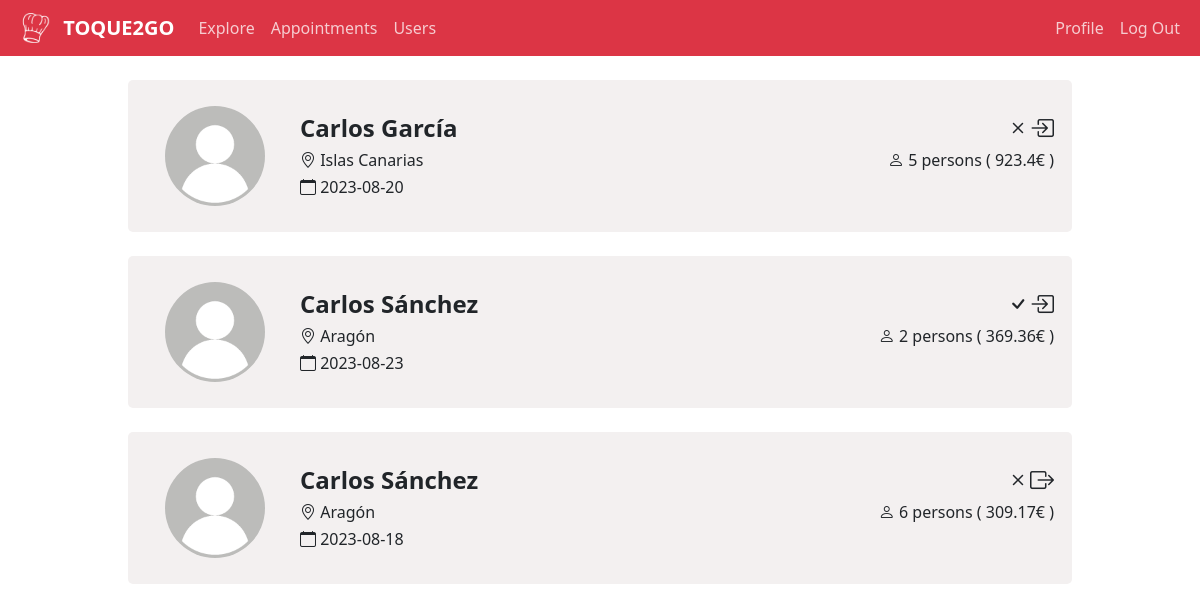
/appointments (signed in), run on the app's committed database.
### tables this page shows
CREATE TABLE 'appointments' ('id' INTEGER PRIMARY KEY AUTOINCREMENT NOT NULL, 'client_id' INTEGER NOT NULL, 'user_id' INTEGER NOT NULL, 'date' DATETIME NOT NULL, 'people' INTEGER NOT NULL, 'status' TEXT NOT NULL DEFAULT 'waiting', 'cost'  NUMERIC NOT NULL  );

CREATE TABLE 'users' ('id' INTEGER PRIMARY KEY AUTOINCREMENT NOT NULL, 'email' TEXT NOT NULL, 'name' TEXT NOT NULL, 'surname' TEXT NOT NULL, 'hash' TEXT NOT NULL,'location' TEXT NOT NULL, 'profile' TEXT NOT NULL DEFAULT 'default', 'banner' TEXT NOT NULL DEFAULT 'default', 'membership' TEXT NOT NULL DEFAULT 'free', 'role' TEXT NOT NULL DEFAULT 'client');

### app.py (the view)
@app.route("/appointments", methods=["GET", "POST"])
@login_required
def appointments():
    info = checkUserInfo()
    appointments = db.execute("SELECT * FROM users JOIN appointments ON appointments.client_id == users.id WHERE appointments.user_id == ?", session["user_id"])
    appointmentsSend = db.execute("SELECT * FROM users JOIN appointments ON appointments.user_id == users.id WHERE appointments.client_id == ?", session["user_id"])
    appointments.extend(appointmentsSend)
    appointments = sorted(appointments, key=lambda x:x["id"], reverse=True)
    if request.method == "POST":
        return redirect("/")
    else:
        return render_template("appointments.html", info=info, appointments=appointments)

### app.py (called while the page is built)
def checkUserInfo():
    info = {}
    if session:
        userInfo = db.execute("SELECT * FROM users WHERE id = ?", session["user_id"])
        info["id"] = session["user_id"]
        info["isPremium"] = userInfo[0]["membership"] == "premium"
        info["isAdmin"] = userInfo[0]["role"] == "admin"
        info["isChef"] = len(db.execute("SELECT id FROM users WHERE id = ? AND id IN (SELECT DISTINCT user_id FROM chefs)", session["user_id"])) != 0
    else:
        info["id"] = 0
        info["isPremium"] = False
        info["isAdmin"] = False
        info["isChef"] = False
    return info

@app.after_request
def after_request(response):
    response.headers["Cache-Control"] = "no-cache, no-store, must-revalidate"
    response.headers["Expires"] = 0
    response.headers["Pragma"] = "no-cache"
    return response

### helpers.py (called while the page is built)
def login_required(f):
    @wraps(f)
    def decorated_function(*args, **kwargs):
        if session.get("user_id") is None:
            return redirect("/login")
        return f(*args, **kwargs)
    return decorated_function

### templates/appointments.html (shortened to what this page needs)
{% extends "layout.html" %}
{% block main %}
    {% if error %}
      <div class="container-lg my-5">
          <div class="alert alert-danger alert-dismissible fade show" role="alert">
              <strong>Error: </strong>{{ error }}
              <button type="button" class="btn-close" data-bs-dismiss="alert" aria-label="Close"></button>
          </div>
      </div>
    {% else %}
      <div class="container-lg">
        {% for appointment in appointments %}
            <div id="appointments-box" class="row m-4">
                <div class="col-md-2 py-3">
                    {% if appointment["user_id"] == info["id"] %}
                        <a href="/profile/{{ appointment["client_id"] }}" style="text-decoration: none; color: #212529">
                            <img id="review-profile" src="{{ appointment["profile"] }}" alt="review-profile">
                        </a>
                    {% else %}
                        <a href="/profile/{{ appointment["user_id"] }}" style="text-decoration: none; color: #212529">
                            <img id="review-profile" src="{{ appointment["profile"] }}" alt="review-profile">
                        </a>
                    {% endif %}
                </div>
                <div class="col-md-10 p-2">
                    <div class="d-flex justify-content-between pt-3">
                        <div>
                            <h4 style="font-weight: bold">{{ appointment["name"] }} {{ appointment["surname"] }}</h4>
                            <h6><i class="bi bi-geo-alt"></i> {{ appointment["location"] }}</h6>
                            <h6><i class="bi bi-calendar"></i> {{ appointment["date"] }}</h6>
                        </div>
                        <div>
                            <h4 class="d-flex justify-content-end">
                                {% if appointment["status"] == "waiting" %}
                                    <i class="bi bi-hourglass"></i>
                                {% elif appointment["status"] == "accepted" %}
                                    <i class="bi bi-check"></i>
                                {% else %}
                                    <i class="bi bi-x"></i>
                                {% endif %}
                                {% if appointment["client_id"] == info["id"] %}
                                    <i class="bi bi-box-arrow-right"></i>
                                {% else %}
                                    <i class="bi bi-box-arrow-in-right"></i>
                                {% endif %}
                            </h4>
                            <h6><i class="bi bi-person"></i> {{ appointment["people"] }} persons ( {{ appointment["cost"] }}€ )</h6>
                        </div>
                    </div>
                </div>
            </div>
        {% endfor %}
      </div>
    {% endif %}
{% endblock %}

### templates/layout.html (shortened to what this page needs)
<!DOCTYPE html>
<html lang="en">
    <head>
        <link href="https://cdn.jsdelivr.net/npm/bootstrap@5.3.1/dist/css/bootstrap.min.css" rel="stylesheet">
        <link rel="stylesheet" href="https://cdn.jsdelivr.net/npm/bootstrap-icons@1.10.5/font/bootstrap-icons.css">
        <link href="/static/styles.css" rel="stylesheet">
    </head>
    <body>
        <nav class="navbar navbar-expand-lg" data-bs-theme="dark" >
            <div class="container-fluid">
                <a class="navbar-brand" style="font-weight: bold" href="/"><img src="/static/toque.png" width="30" height="30" class="d-inline-block align-top mx-2" alt="-">
                    TOQUE2GO
                </a>
                <div class="collapse navbar-collapse" id="navbar">
                    {% if session["user_id"] %}
                        <ul class="navbar-nav me-auto">
                            <li class="nav-item"><a class="nav-link" href="/explore">Explore</a></li>
                            <li class="nav-item"><a class="nav-link" href="/appointments">Appointments</a></li>
                            {% if info["isAdmin"] == True %}
                                <li class="nav-item"><a class="nav-link" href="/users">Users</a></li>
                            {% endif %}
                        </ul>
                        <ul class="navbar-nav ms-auto">
                            <li class="nav-item"><a class="nav-link" href="/profile/{{ info["id"] }}">Profile</a></li>
                            <li class="nav-item"><a class="nav-link" href="/logout">Log Out</a></li>
                        </ul>
                    {% else %}
                        <ul class="navbar-nav ms-auto">
                            <li class="nav-item"><a class="nav-link" href="/register">Register</a></li>
                            <li class="nav-item"><a class="nav-link" href="/login">Log In</a></li>
                        </ul>
                    {% endif %}
                </div>
            </div>
        </nav>
        {% block main %}{% endblock %}
    </body>
</html>

### static/styles.css (style rules this page uses)
nav { background-color: #dc3545; }
.navbar-nav > li > a { color: rgba(255,255,255,.75); }
#profile, #review-profile { object-fit: fill; display:block; margin: 0 auto 0 auto; width: 200px; height: 200px; background-color: #bcbcba; border-radius: 50%; }
#review-profile { width: 100px; height: 100px; }
#review-box, #appointments-box, .accordion-button { background-color: #F3F0F0; padding: 10px; border-radius: 5px; }
.container-lg { max-width: 992px; padding: 0; }

### data on the page
appointments: profile (placeholder picture), name "Carlos", surname "García", location "Islas Canarias", date "2023-08-20", status "declined" (drawn), people "5", cost "923.4"
appointments: profile (placeholder picture), name "Carlos", surname "Sánchez", location "Aragón", date "2023-08-23", status "accepted" (drawn), people "2", cost "369.36"
appointments: profile (placeholder picture), name "Carlos", surname "Sánchez", location "Aragón", date "2023-08-18", status "declined" (drawn), people "6", cost "309.17"
